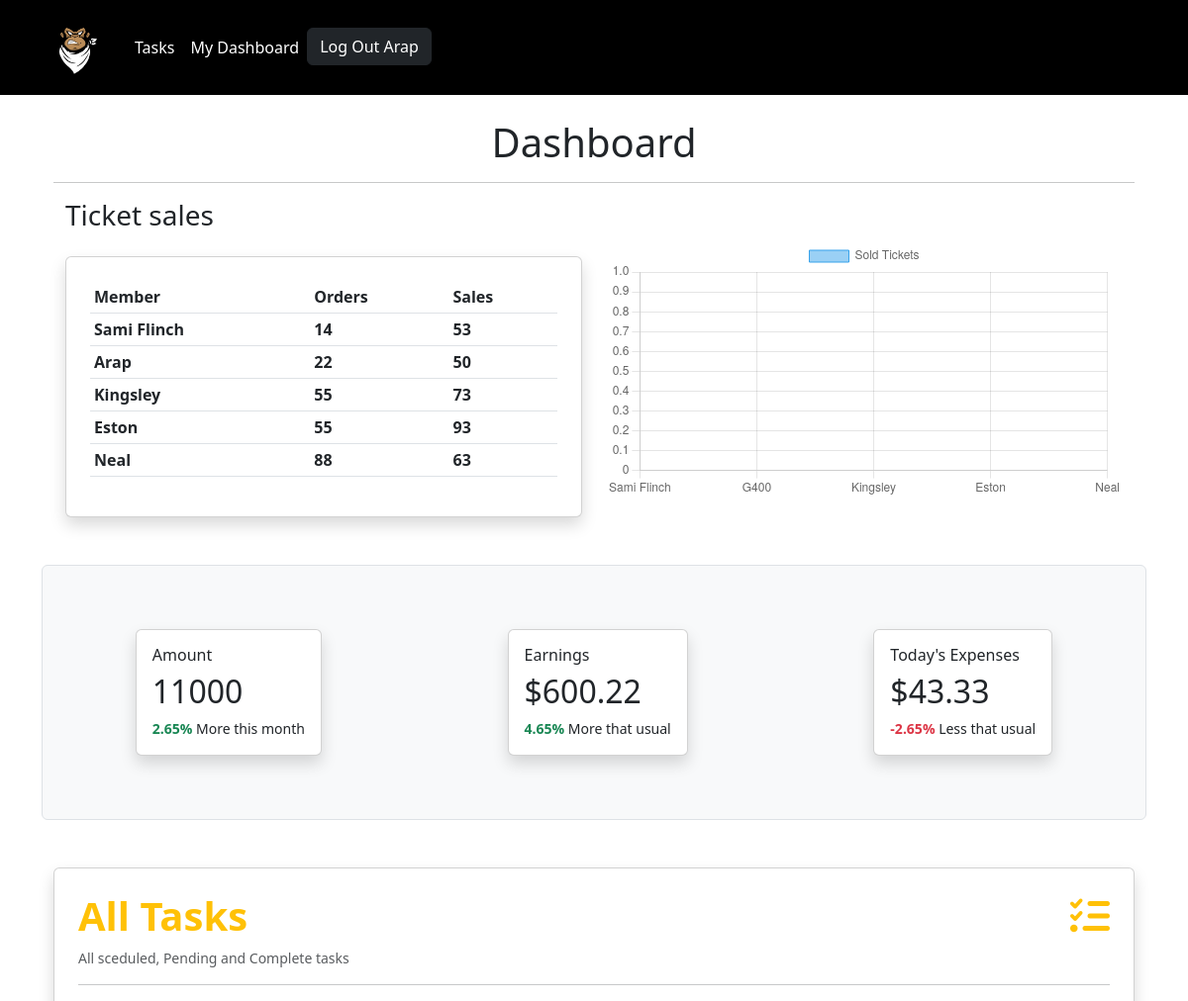
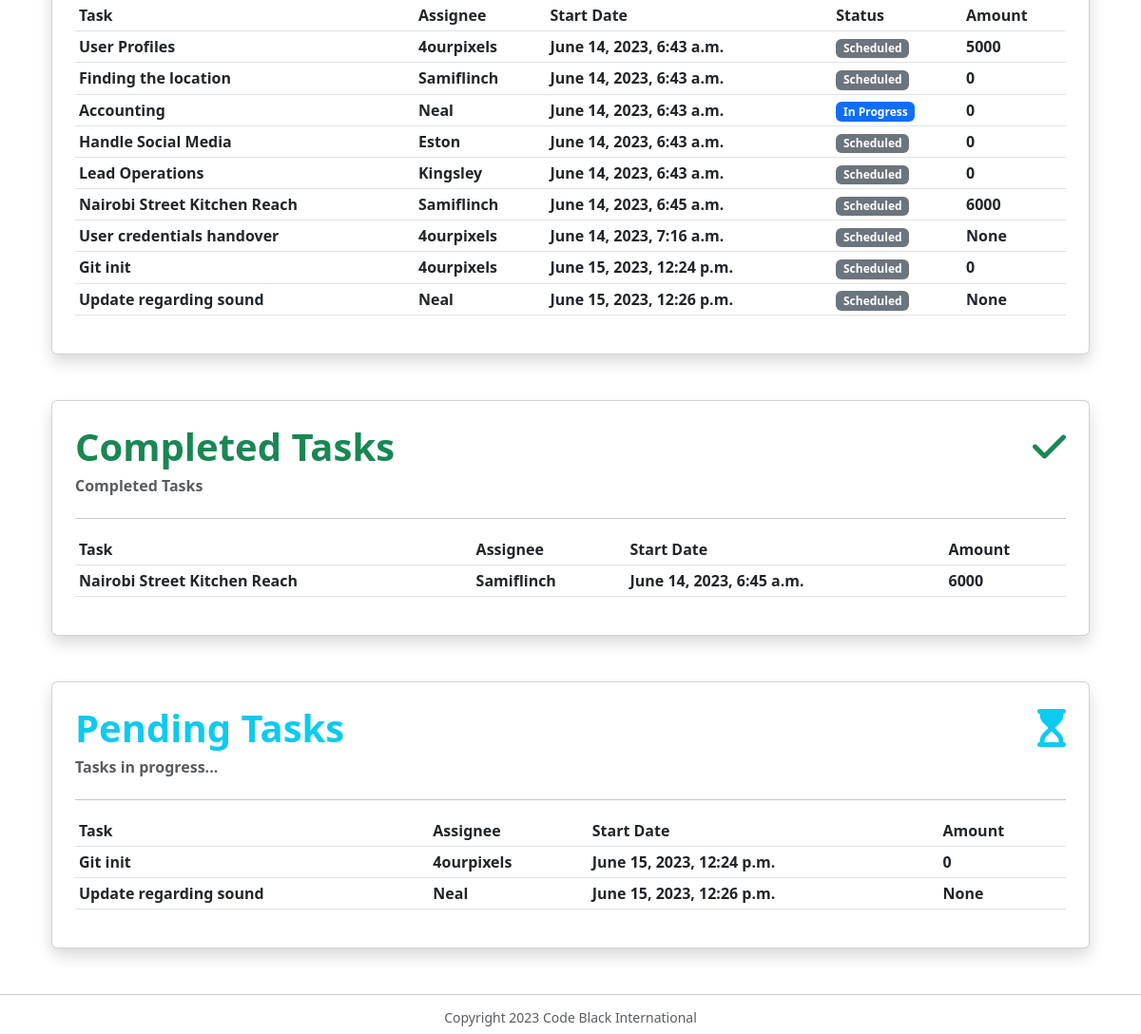
The page /dashboard/ (signed in) on the database its author committed (2 pictures, top to bottom).
### expenses/models.py (models this page shows, shortened)
class Photo(models.Model):
    category = models.ForeignKey(
        Category, on_delete=models.SET_NULL, null=True)
    image = models.ImageField(null=False, blank=False)
    description = models.TextField()

class Task(models.Model):
    event = models.ForeignKey(Event, on_delete=models.CASCADE)
    title = models.CharField(max_length=100)
    description = models.TextField()
    assigned_to = models.ForeignKey(User, on_delete=models.CASCADE)
    created_at = models.DateTimeField(auto_now_add=True, blank=True, null=True)
    completed = models.BooleanField(default=False)
    amount = models.IntegerField(
        default=0, null=True, blank=True)
    STATUS_CHOICES = (
        ('complete', 'Complete'),
        ('inprogress', 'In Progress'),
        ('scheduled', 'Scheduled'),
    )
    status = models.CharField(
        max_length=20,
        choices=STATUS_CHOICES,
        default='inprogress'
    )
    scheduled_day = models.DateField(blank=True, null=True)
    priority = models.IntegerField(
        default=0,
        blank=True,
        null=True
    )

### expenses/views.py (the view)
# urls.py: path('dashboard/', views.dashboard, name="dashboard")
@login_required
def dashboard(request):
    page_name = 'Dashboard'
    users = User.objects.all()
    photos = Photo.objects.all()
    logo = photos[0]
    events = Event.objects.all()
    expenses = Expense.objects.all()
    tasks = Task.objects.all()
    completed_tasks = tasks.filter(completed=True)
    pending_tasks = tasks.filter(status='inprogress')
    total_amount = Task.objects.aggregate(
        sum_amount=Sum('amount'))['sum_amount']
    context = {
        'page_name': page_name,
        'events': events,
        'expenses': expenses,
        'tasks': tasks,
        'completed_tasks': completed_tasks,
        'users': users,
        'pending_tasks': pending_tasks,
        'logo': logo,
        'total_amount': total_amount,
    }
    return render(request, 'dashboard.html', context)

### expenses/templates/dashboard.html
{% extends 'base.html' %} {% load static %} {% block body%}
<div class="container">
  <h1 class="text-center">Dashboard</h1>
  <hr />
  <div class="container">
    <h3>Ticket sales</h3>
    <div class="row">
      <div class="col-6">
        <div class="card shadow p-4 mt-3 mb-5">
          <table class="table table-sm bg-secondary">
            <thead>
              <tr>
                <th scope="col text-muted">Member</th>
                <th scope="col text-muted">Orders</th>
                <th scope="col text-muted">Sales</th>
              </tr>
            </thead>
            <tbody>
              <tr>
                <th scope="col">Sami Flinch</th>
                <th scope="col">14</th>
                <th id="sami_sales" scope="col">53</th>
              </tr>
              <tr>
                <th scope="col">Arap</th>
                <th scope="col">22</th>
                <th id="arap_sales" scope="col">50</th>
              </tr>
              <tr>
                <th scope="col">Kingsley</th>
                <th scope="col">55</th>
                <th id="kingsley_sales" scope="col">73</th>
              </tr>
              <tr>
                <th scope="col">Eston</th>
                <th scope="col">55</th>
                <th id="eston_sales" scope="col">93</th>
              </tr>
              <tr>
                <th scope="col">Neal</th>
                <th scope="col">88</th>
                <th id="neal_sales" scope="col">63</th>
              </tr>
            </tbody>
          </table>
        </div>
      </div>
      <div class="col-6">
        <div>
          <canvas id="myChart"></canvas>
        </div>
      </div>
    </div>
  </div>
  <div class="row d-flex justify-content-around bg-light rounded border py-5">
    <div class="card w-auto m-3 shadow p-3">
      <h6>Amount</h6>
      <h2>{{ total_amount }}</h2>
      <small
        ><span class="fw-bold text-success">2.65%</span> More this month</small
      >
    </div>
    <div class="card w-auto m-3 shadow p-3">
      <h6>Earnings</h6>
      <h2>$600.22</h2>
      <small
        ><span class="fw-bold text-success">4.65%</span> More that usual</small
      >
    </div>
    <div class="card w-auto m-3 shadow p-3">
      <h6>Today's Expenses</h6>
      <h2>$43.33</h2>
      <small
        ><span class="fw-bold text-danger">-2.65%</span> Less that usual</small
      >
    </div>
  </div>
  <div class="card shadow p-4 my-5">
    <h1 class="text-warning fw-bold">
      All Tasks
      <span class="float-end"><i class="fa-solid fa-list-check"></i></span>
    </h1>
    <table class="table table-sm bg-secondary">
      <small class="text-muted">All sceduled, Pending and Complete tasks</small>
      <hr />
      <thead>
        <tr>
          <th scope="col">Task</th>
          <th scope="col">Assignee</th>
          <th scope="col">Start Date</th>
          <th scope="col">Status</th>
          <th scope="col">Amount</th>
        </tr>
      </thead>
      <tbody>
        {% for task in tasks %}
        <tr>
          <th scope="col">{{ task.title }}</th>
          <th scope="col">{{ task.assigned_to.username|capfirst }}</th>
          <th scope="col">{{ task.created_at }}</th>
          <th scope="col">
            {% if task.status == 'pending' %}
            <span class="badge bg-primary">In Progress</span>
            {% else %}
            <span class="badge bg-secondary">Scheduled</span>
            {% endif %}
          </th>
          <th scope="col">{{ task.amount }}</th>
        </tr>
        {% endfor %}
      </tbody>
    </table>
  </div>
  <div class="card shadow p-4 mt-3 mb-5">
    <h1 class="text-success fw-bold">
      Completed Tasks
      <span class="float-end"><i class="fa-solid fa-check"></i></span>
    </h1>
    <table class="table table-sm bg-secondary">
      <h6 class="text-muted fw-bold">Completed Tasks</h6>
      <hr />
      <thead>
        <tr>
          <th scope="col text-muted">Task</th>
          <th scope="col text-muted">Assignee</th>
          <th scope="col text-muted">Start Date</th>
          <th scope="col text-muted">Amount</th>
        </tr>
      </thead>
      <tbody>
        {% for task in completed_tasks %}
        <tr>
          <th scope="col">{{ task.title }}</th>
          <th scope="col">{{ task.assigned_to.username|capfirst }}</th>
          <th scope="col">{{ task.created_at }}</th>
          <th scope="col">{{ task.amount }}</th>
        </tr>
        {% endfor %}
      </tbody>
    </table>
  </div>
  <div class="card shadow p-4 mt-3 mb-5">
    <h1 class="text-info fw-bold">
      Pending Tasks
      <span class="float-end"><i class="fa-solid fa-hourglass-start"></i></span>
    </h1>
    <table class="table table-sm bg-secondary">
      <h6 class="text-muted fw-bold">Tasks in progress...</h6>
      <hr />
      <thead>
        <tr>
          <th scope="col text-muted">Task</th>
          <th scope="col text-muted">Assignee</th>
          <th scope="col text-muted">Start Date</th>
          <th scope="col text-muted">Amount</th>
        </tr>
      </thead>
      <tbody>
        {% for task in pending_tasks %}
        <tr>
          <th scope="col">{{ task.title }}</th>
          <th scope="col">{{ task.assigned_to.username|capfirst }}</th>
          <th scope="col">{{ task.created_at }}</th>
          <th scope="col">{{ task.amount }}</th>
        </tr>
        {% endfor %}
      </tbody>
    </table>
  </div>
  <script>
    const ctx = document.getElementById("myChart");
    const samiSales = document.getElementById("sami_sales").innerHTML;
    const arapSales = document.getElementById("arap_sales").innerHTML;
    const kingsleySales = document.getElementById("kingsley_sales").innerHTML;
    const estonSales = document.getElementById("eston_sales").innerHTML;
    const nealSales = document.getElementById("neal_sales").innerHTML;
    new Chart(ctx, {
      type: "line",
      data: {
        labels: ["Sami Flinch", "G400", "Kingsley", "Eston", "Neal"],
        datasets: [
          {
            label: "Sold Tickets",
            data: [samiSales, arapSales, kingsleySales, estonSales, nealSales],
            borderWidth: 1,
          },
        ],
      },
      options: {
        responsive: true,
        plugins: {
          legend: {
            position: "top",
          },
        },
      },
    });
  </script>
</div>
{% endblock%}

### expenses/templates/base.html (shortened to what this page needs)
<!DOCTYPE html>
<html lang="en">
  <head>
    <link
      href="https://cdn.jsdelivr.net/npm/bootstrap@5.3.0/dist/css/bootstrap.min.css"
      rel="stylesheet"
    />
    <link
      rel="stylesheet"
      href="https://cdnjs.cloudflare.com/ajax/libs/font-awesome/6.4.0/css/all.min.css"
    />
  </head>
  <body>
    <header>
      <nav class="navbar navbar-expand-lg navbar-black bg-black">
        <div class="container">
          <a class="navbar-brand" href="{% url 'index' %}"
            ><img height="70" src="{{ logo.image.url }}"
          /></a>
          <div class="collapse navbar-collapse nav-pills" id="navbarNav">
            <ul class="navbar-nav">
              <li class="nav-item">
                <a
                  class="nav-link text-white"
                  aria-current="page"
                  href="{% url 'tasks' %}"
                  >Tasks</a
                >
              </li>
              <li class="nav-item">
                <a class="nav-link text-white" href="{% url 'dashboard' %}"
                  >My Dashboard</a
                >
              </li>
              <li class="nav-item">
                {% if request.user == 'AnonymousUser'%}
                <a class="btn btn-dark" href="{% url 'login' %}">Log In</a>
                {% else %}
                <a class="btn btn-dark" href="{% url 'logout' %}"
                  >Log Out {{ user.first_name|capfirst }}</a
                >
                {% endif %}
              </li>
            </ul>
          </div>
        </div>
      </nav>
    </header>
    <main class="container">
      {% block body %} {% endblock %}
    </main>
    <hr />
    <footer class="text-center text-muted">
      <div class="row">
        <div class="col">
          <h6 class="small">Copyright 2023 Code Black International</h6>
        </div>
      </div>
    </footer>
  </body>
</html>

### rows shown on the page
Photo: image (picture)
Task: title "User Profiles", assigned_to.username "4ourpixels", created_at "June 14, 2023, 6:43 a.m.", status "Scheduled", amount "5000"
Task: title "Finding the location", assigned_to.username "Samiflinch", created_at "June 14, 2023, 6:43 a.m.", status "Scheduled", amount "0"
Task: title "Accounting", assigned_to.username "Neal", created_at "June 14, 2023, 6:43 a.m.", status "In Progress", amount "0"
Task: title "Handle Social Media", assigned_to.username "Eston", created_at "June 14, 2023, 6:43 a.m.", status "Scheduled", amount "0"
Task: title "Lead Operations", assigned_to.username "Kingsley", created_at "June 14, 2023, 6:43 a.m.", status "Scheduled", amount "0"
Task: title "Nairobi Street Kitchen Reach", assigned_to.username "Samiflinch", created_at "June 14, 2023, 6:45 a.m.", status "Scheduled", amount "6000"
Task: title "User credentials handover", assigned_to.username "4ourpixels", created_at "June 14, 2023, 7:16 a.m.", status "Scheduled", amount "None"
Task: title "Git init", assigned_to.username "4ourpixels", created_at "June 15, 2023, 12:24 p.m.", status "Scheduled", amount "0"
Task: title "Update regarding sound", assigned_to.username "Neal", created_at "June 15, 2023, 12:26 p.m.", status "Scheduled", amount "None"

### other values the page prints
{{ user.first_name|capfirst }} "Arap"
{{ total_amount }} "11000"
